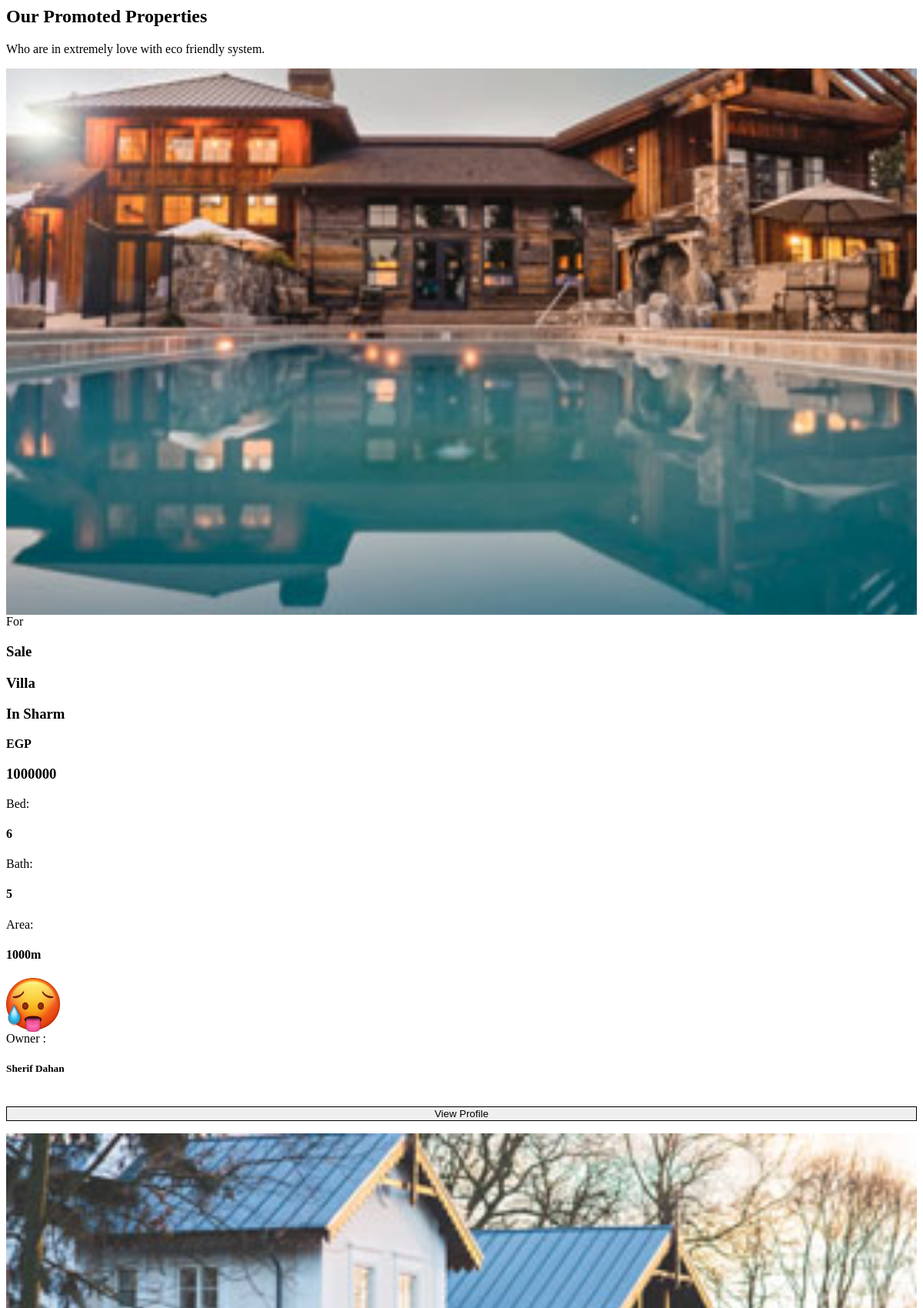
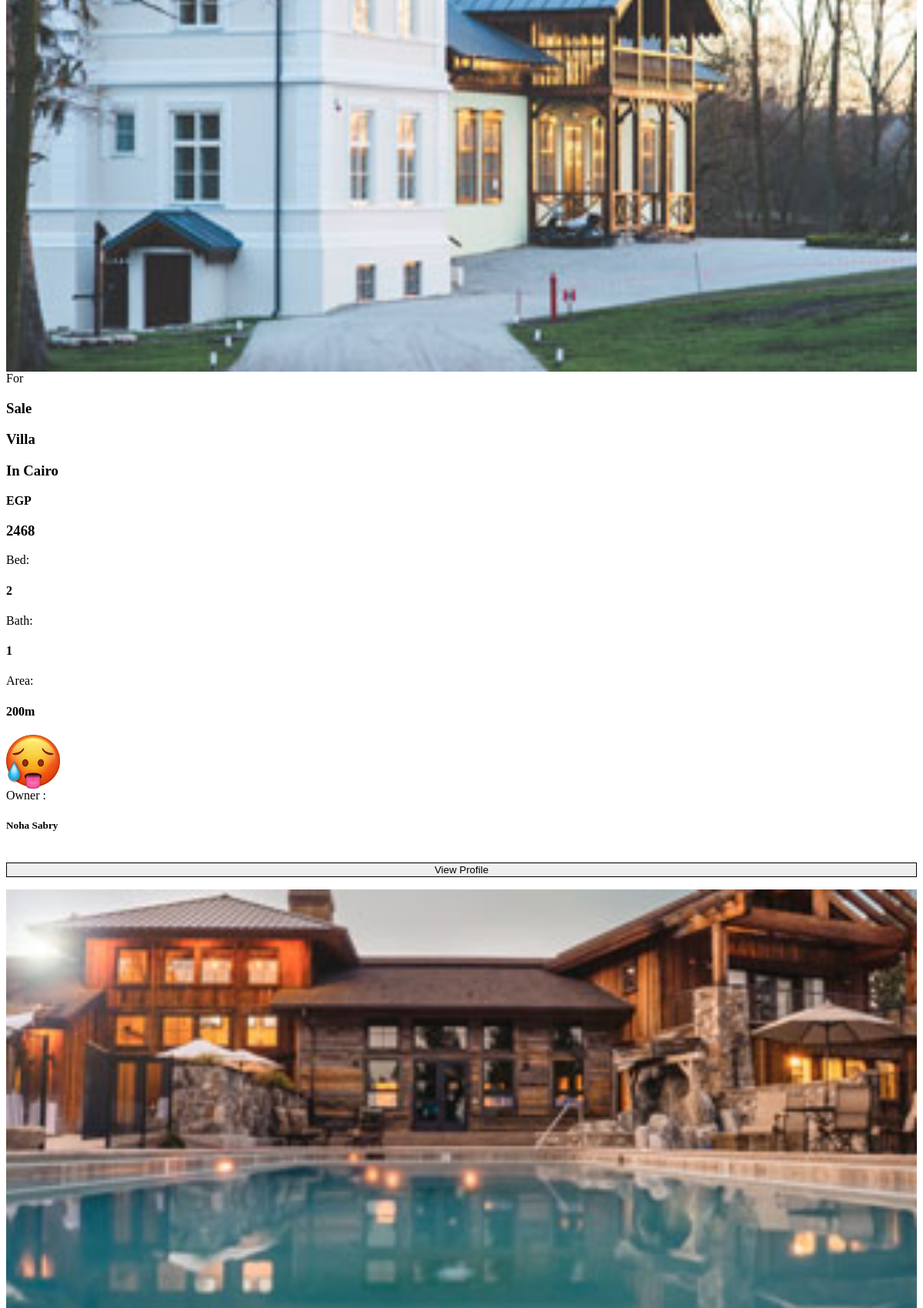
Page /props/promoted.php (upper part) on the committed database (2 pictures, top to bottom).
### tables this page shows
CREATE TABLE `property` (
  `ID` int(11) NOT NULL,
  `ownerID` int(11) NOT NULL,
  `title` varchar(24) NOT NULL,
  `area` varchar(24) DEFAULT NULL,
  `propertyType` varchar(24) DEFAULT NULL,
  `noOfRooms` varchar(11) DEFAULT NULL,
  `noOfBathrooms` varchar(11) DEFAULT NULL,
  `promoted` varchar(11) NOT NULL DEFAULT 'no',
  `price` varchar(11) DEFAULT NULL,
  `picture` varchar(24) NOT NULL,
  `city` varchar(225) NOT NULL,
  `picture1` varchar(20) NOT NULL,
  `picture2` varchar(20) NOT NULL,
  `picture3` varchar(20) NOT NULL
);

CREATE TABLE `users` (
  `id` int(10) NOT NULL,
  `fullname` varchar(191) NOT NULL,
  `mobile` varchar(191) NOT NULL,
  `username` varchar(191) NOT NULL,
  `email` varchar(191) NOT NULL,
  `password` varchar(191) NOT NULL,
  `role` varchar(100) NOT NULL DEFAULT ''
);

### props/promoted.php (the view, shortened to what this page needs)
<?php
include "message/chatpopup.php";
$query = "SELECT * FROM property join users  on property.ownerID = users.id  where promoted = 'yes' ";
$result = mysqli_query($conn, $query);
?>
<section class="property-area section-gap relative" id="property">
	<div class="container">
		<div class="row d-flex justify-content-center">
			<div class="col-md-8 pb-40 header-text">
				<h1>Our Promoted Properties</h1>
				<p>
					Who are in extremely love with eco friendly system.
				</p>
			</div>
		</div>
		<div class="row">
			<?php while ($row = mysqli_fetch_array($result)) { ?>
				<div class="col-lg-4 col-md-6 pb-30">
					<div class=" single-property">
						<div class="images">
							<img class="img-fluid mx-auto d-block" src="<?php echo "/realestate/img/" . $row["picture"]; ?>" alt="" width=100%>
							<span>For <h3><?php echo $row["propertyType"]; ?></h3></span>
						</div>
						<div class="desc">
							<div class="top d-flex justify-content-between">
								<h3><?php echo $row["title"]; ?></h3>
								<h3> In <?php echo $row["city"]; ?></h3>
								<b>EGP<h3><?php echo $row["price"]; ?></h3> </b>
							</div>
							<div class="middle">
								<div class="d-flex justify-content-start">
									<p>Bed: <h4><?php echo $row["noOfRooms"]; ?></h4>
									</p>
									<p>Bath: <h4><?php echo $row["noOfBathrooms"]; ?></h4>
									</p>
									<p>Area:<h4><?php echo $row["area"]; ?>m</h4>
									</p>
									<img src="<?php echo "/realestate/img/hot.png"; ?>" height="70" width="70" alt="" width=100%>
								</div>
								<div class="bottom d-flex justify-content-start">
									Owner : &#160 <h5><?php echo $row["fullname"]; ?></h5><br>
								</div>
								<form action="http://localhost/realestate/viewProfile.php" method="POST">
									<input type="submit" class="primary-btn2 mt-50" style="width:100%;  border: 1px solid" value="View Profile">
								</form>
							</div>
						</div>
					</div>
				</div>
			<?php } ?>
		</div>
	</div>
</section>

### rows in the picture
property: picture (picture), propertyType "Sale", title "Villa", city "Sharm", price "1000000", noOfRooms "6", noOfBathrooms "5", area "1000", ownerID.fullname "Sherif Dahan"
property: picture (picture), propertyType "Sale", title "Villa", city "Cairo", price "2468", noOfRooms "2", noOfBathrooms "1", area "200", ownerID.fullname "Noha Sabry"
property: picture (picture)
